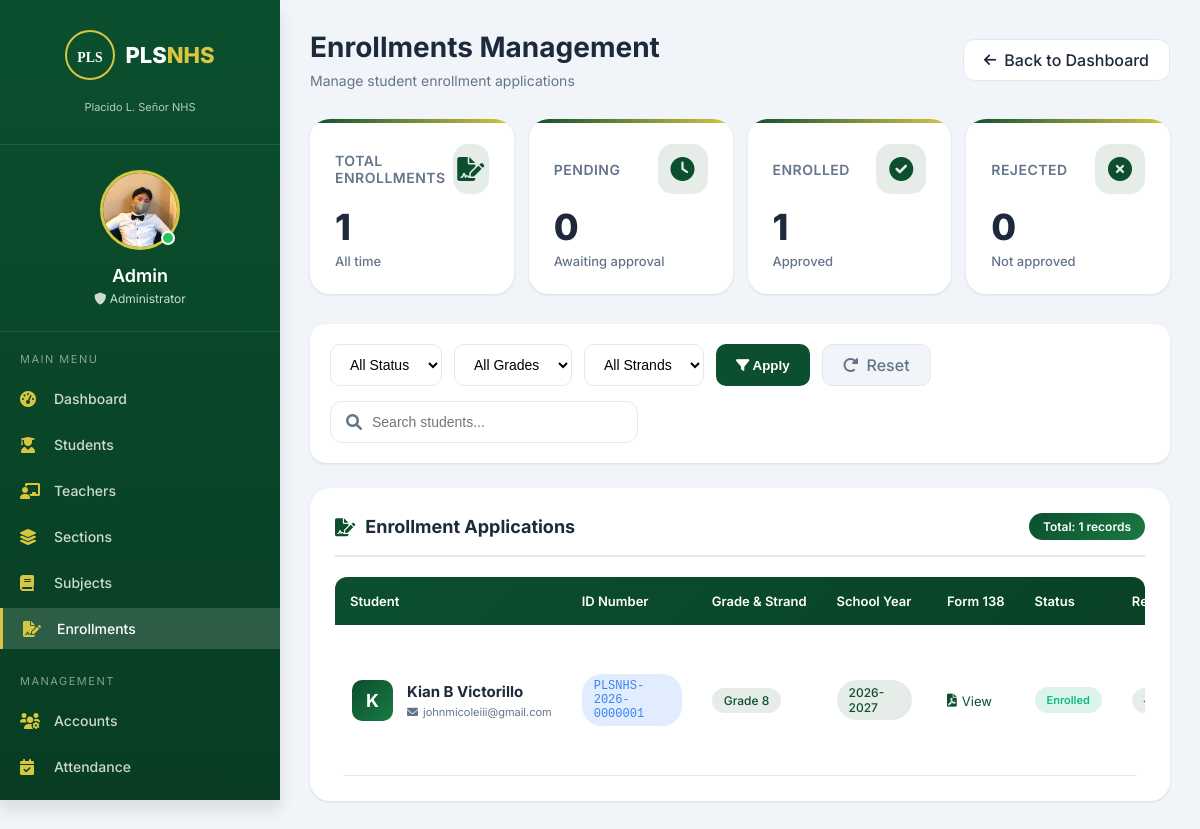
Page /admin/enrollments.php (signed in) on the committed database.
### tables this page shows
CREATE TABLE `users` (
  `id` int(11) NOT NULL,
  `id_number` varchar(50) DEFAULT NULL,
  `firstname` varchar(100) DEFAULT NULL,
  `middlename` varchar(50) DEFAULT NULL,
  `lastname` varchar(100) DEFAULT NULL,
  `birthdate` date DEFAULT NULL,
  `gender` enum('Male','Female','Other') DEFAULT NULL,
  `fullname` varchar(100) DEFAULT NULL,
  `email` varchar(100) DEFAULT NULL,
  `phone` varchar(20) DEFAULT NULL,
  `password` varchar(255) DEFAULT NULL,
  `role` enum('Admin','Registrar','Teacher','Student') DEFAULT NULL,
  `status` enum('pending','approved','rejected') NOT NULL DEFAULT 'pending',
  `two_factor_enabled` tinyint(1) NOT NULL DEFAULT 0,
  `two_factor_last_used` timestamp NULL DEFAULT NULL,
  `two_factor_verified` tinyint(1) NOT NULL DEFAULT 0,
  `last_password_change` timestamp NULL DEFAULT NULL,
  `approved_by` int(11) DEFAULT NULL,
  `approved_at` timestamp NULL DEFAULT NULL,
  `rejection_reason` text DEFAULT NULL,
  `created_at` timestamp NOT NULL DEFAULT current_timestamp(),
  `profile_picture` varchar(255) DEFAULT NULL,
  `verification_code` varchar(10) DEFAULT NULL,
  `verification_expires` datetime DEFAULT NULL,
  `email_verified` tinyint(1) DEFAULT 0,
  `reset_code` varchar(10) DEFAULT NULL,
  `reset_code_expires` datetime DEFAULT NULL,
  `pending_email` varchar(255) DEFAULT NULL,
  `pending_email_code` varchar(10) DEFAULT NULL,
  `pending_email_expires` datetime DEFAULT NULL
);

CREATE TABLE `enrollments` (
  `id` int(11) NOT NULL,
  `student_id` int(11) NOT NULL,
  `grade_id` int(11) NOT NULL,
  `section_id` int(11) DEFAULT NULL,
  `school_year` varchar(20) NOT NULL,
  `status` enum('Pending','Enrolled','Rejected') DEFAULT 'Pending',
  `strand` varchar(50) DEFAULT NULL,
  `form_138` varchar(255) DEFAULT NULL,
  `created_at` timestamp NOT NULL DEFAULT current_timestamp(),
  `good_moral` varchar(255) DEFAULT NULL,
  `psa_birth` varchar(255) DEFAULT NULL,
  `student_type` enum('new','continuing','transferee') DEFAULT 'new',
  `form_137` varchar(255) DEFAULT NULL,
  `psa_birth_cert` varchar(255) DEFAULT NULL,
  `good_moral_cert` varchar(255) DEFAULT NULL,
  `certificate_of_completion` varchar(255) DEFAULT NULL,
  `id_pictures` varchar(255) DEFAULT NULL,
  `medical_cert` varchar(255) DEFAULT NULL,
  `entrance_exam_result` varchar(255) DEFAULT NULL,
  `other_documents` text DEFAULT NULL
);

CREATE TABLE `grade_levels` (
  `id` int(11) NOT NULL,
  `grade_name` varchar(20) DEFAULT NULL
);

### admin/enrollments.php (the view, shortened to what the rows shown need)
<?php
include("../config/database.php");
$admin_name = $_SESSION['user']['fullname'];
$admin_id = $_SESSION['user']['id'];
$admin_stmt = $conn->prepare("SELECT profile_picture FROM users WHERE id = ?");
$admin_stmt->execute([$admin_id]);
$admin_data = $admin_stmt->fetch(PDO::FETCH_ASSOC);
$profile_picture = $admin_data['profile_picture'] ?? null;
$query = "
    SELECT e.*,
           u.fullname,
           u.email,
           u.id_number,
           g.grade_name
    FROM enrollments e
    JOIN users u ON e.student_id = u.id
    JOIN grade_levels g ON e.grade_id = g.id
    WHERE 1=1
";
$params = [];
$query .= " ORDER BY e.created_at DESC";
$enrollments_stmt = $conn->prepare($query);
$enrollments_stmt->execute($params);
$enrollments = $enrollments_stmt->fetchAll(PDO::FETCH_ASSOC);
$enrollment_requirements_status = [];
foreach($enrollments as $enrollment) {
    $missing_requirements = [];
    $enrollment_requirements_status[$enrollment['id']] = [
        'has_missing_required' => count($missing_requirements) > 0,
        'missing_count' => count($missing_requirements),
        'missing_list' => $missing_requirements
    ];
}
?>
<!DOCTYPE html>
<html lang="en">
<head>
    <link rel="stylesheet" href="https://cdnjs.cloudflare.com/ajax/libs/font-awesome/6.0.0/css/all.min.css">
    <link rel="stylesheet" href="css/base.css">
    <link rel="stylesheet" href="css/enrollments.css">
</head>
<body>
    <div class="app-container">
        <aside class="sidebar">
            <div class="admin-profile">
                <div class="admin-avatar">
                    <?php if($profile_picture && file_exists("../" . $profile_picture)): ?>
                        <img src="../<?php echo $profile_picture; ?>?t=<?php echo time(); ?>" alt="Profile">
                    <?php else: ?>
                        <div class="avatar-initial"><?php echo strtoupper(substr($admin_name, 0, 1)); ?></div>
                    <?php endif; ?>
                    <div class="online-dot"></div>
                </div>
            </div>
        </aside>
        <main class="main-content">
            <div class="page-header">
                <div>
                    <h1>Enrollments Management</h1>
                </div>
            </div>
            <div class="table-card">
                <div class="table-container">
                    <table class="enrollments-table">
                        <thead>
                            <tr>
                                <th>Student</th>
                                <th>ID Number</th>
                                <th>Grade & Strand</th>
                                <th>School Year</th>
                                <th>Form 138</th>
                                <th>Status</th>
                                <th>Requirements</th>
                            </tr>
                        </thead>
                        <tbody>
                            <?php if(count($enrollments) > 0): ?>
                                <?php foreach($enrollments as $enrollment): ?>
                                    <?php
                                    $req_status = $enrollment_requirements_status[$enrollment['id']];
                                    $has_missing = $req_status['has_missing_required'];
                                    $missing_count = $req_status['missing_count'];
                                    $missing_list = $req_status['missing_list'];
                                    $missing_list_json = htmlspecialchars(json_encode($missing_list), ENT_QUOTES, 'UTF-8');
                                    ?>
                                    <tr>
                                        <td>
                                            <div class="student-info">
                                                <?php
                                                $student_stmt = $conn->prepare("SELECT profile_picture FROM users WHERE id = ?");
                                                $student_stmt->execute([$enrollment['student_id']]);
                                                $student_data = $student_stmt->fetch(PDO::FETCH_ASSOC);
                                                $student_profile_pic = $student_data['profile_picture'] ?? null;
                                                ?>
                                                <?php if($student_profile_pic && file_exists("../" . $student_profile_pic)): ?>
                                                    <div class="student-avatar-img"><img src="../<?php echo $student_profile_pic; ?>?t=<?php echo time(); ?>" alt="Profile"></div>
                                                <?php else: ?>
                                                    <div class="student-avatar"><?php echo strtoupper(substr($enrollment['fullname'], 0, 1)); ?></div>
                                                <?php endif; ?>
                                                <div class="student-details">
                                                    <h4><?php echo htmlspecialchars($enrollment['fullname']); ?></h4>
                                                    <span><i class="fas fa-envelope"></i> <?php echo htmlspecialchars($enrollment['email']); ?></span>
                                                </div>
                                            </div>
                                        </div>
                                        <td>
                                            <?php if($enrollment['id_number']): ?>
                                                <span class="id-badge"><?php echo $enrollment['id_number']; ?></span>
                                            <?php else: ?>
                                                <span class="grade-tag">Not assigned</span>
                                            <?php endif; ?>
                                        </div>
                                        <td>
                                            <span class="grade-tag"><?php echo htmlspecialchars($enrollment['grade_name']); ?></span>
                                        </div>
                                        <td><span class="grade-tag"><?php echo htmlspecialchars($enrollment['school_year']); ?></span></div>
                                        <td>
                                            <?php if($enrollment['form_138']): ?>
                                                <a href="../<?php echo $enrollment['form_138']; ?>" target="_blank" class="document-link"><i class="fas fa-file-pdf"></i> View</a>
                                            <?php else: ?>
                                                <span class="grade-tag">No file</span>
                                            <?php endif; ?>
                                        <td><span class="badge badge-<?php echo strtolower($enrollment['status']); ?>"><?php echo $enrollment['status']; ?></span></div>
                                        <td>
                                            <?php if($has_missing && $enrollment['status'] == 'Pending'): ?>
                                                <div class="requirements-warning">
                                                    <span class="missing-badge"><i class="fas fa-exclamation-triangle"></i> <?php echo $missing_count; ?> missing</span>
                                                    <button class="btn-notify-missing"
                                                            data-student-id="<?php echo $enrollment['student_id']; ?>"
                                                            data-student-name="<?php echo htmlspecialchars($enrollment['fullname']); ?>"
                                                            data-student-email="<?php echo htmlspecialchars($enrollment['email']); ?>"
                                                            data-missing-list='<?php echo $missing_list_json; ?>'
                                                            data-enrollment-id="<?php echo $enrollment['id']; ?>">
                                                        <i class="fas fa-bell"></i> Notify
                                                    </button>
                                                </div>
                                            <?php elseif($enrollment['status'] == 'Pending'): ?>
                                                <span class="complete-badge"><i class="fas fa-check-circle"></i> Complete</span>
                                            <?php else: ?>
                                                <span class="grade-tag">—</span>
                                            <?php endif; ?>
                                <?php endforeach; ?>
                            <?php else: ?>
                                <tr><td colspan="9"><div class="no-data"><i class="fas fa-file-signature"></i><h3>No Enrollments Found</h3></div></div></td></tr>
                            <?php endif; ?>
</body>
</html>

### rows in the picture
users: profile_picture (picture)
enrollments: student.fullname "K", student.fullname "Kian B Victorillo", student.email "johnmicoleiii@gmail.com", student.id_number "PLSNHS-2026-0000001", grade.grade_name "Grade 8", school_year "2026-2027", status "Enrolled"

### other values in the picture
explode(' ', $admin_name)[0] "Admin"
$total_enrollments "1"
$pending_count "0"
$enrolled_count "1"
$rejected_count "0"
count($enrollments) "1"
